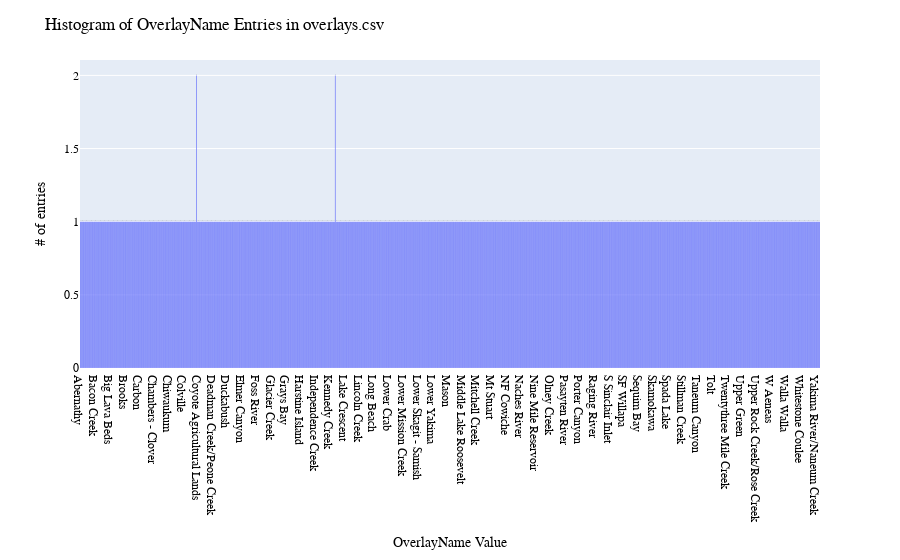

Notebook cell for this chart:
### Code cell
# OverlayName: histogram distribution of WaDE values
print(dfov.OverlayName.value_counts())

fig = px.histogram(dfov, x="OverlayName", text_auto=True)
fig.update_layout(bargap=0.2,
                  title="Histogram of OverlayName Entries in overlays.csv",
                  xaxis_title="OverlayName Value",
                  yaxis_title="# of entries",
                    font=dict(
                        family="Arial Bold",
                        size=12,
                        color="Black")
                 )
fig.show()
fig.write_image('figures/OverlayName.png', engine="kaleido")

### Figure 1 — Plotly figure (JSON) as saved in the notebook; plotly's stock layout.template omitted (floating-point values rounded to 4 significant figures; data arrays with more than 128 entries replaced by an {"elided": "..."} marker saying what was removed)
{"data": [{"bingroup": "x", "hovertemplate": "OverlayName=%{x}<br>count=%{y}<extra></extra>", "legendgroup": "", "marker": {"color": "#636efa", "pattern": {"shape": ""}}, "name": "", "orientation": "v", "showlegend": false, "texttemplate": "%{value}", "type": "histogram", "x": {"elided": "908 str values"}, "xaxis": "x", "yaxis": "y"}], "layout": {"bargap": 0.2, "barmode": "relative", "font": {"color": "Black", "family": "Arial Bold", "size": 12}, "legend": {"tracegroupgap": 0}, "margin": {"t": 60}, "title": {"text": "Histogram of OverlayName Entries in overlays.csv"}, "xaxis": {"anchor": "y", "domain": [0, 1], "title": {"text": "OverlayName Value"}}, "yaxis": {"anchor": "x", "domain": [0, 1], "title": {"text": "# of entries"}}}}
